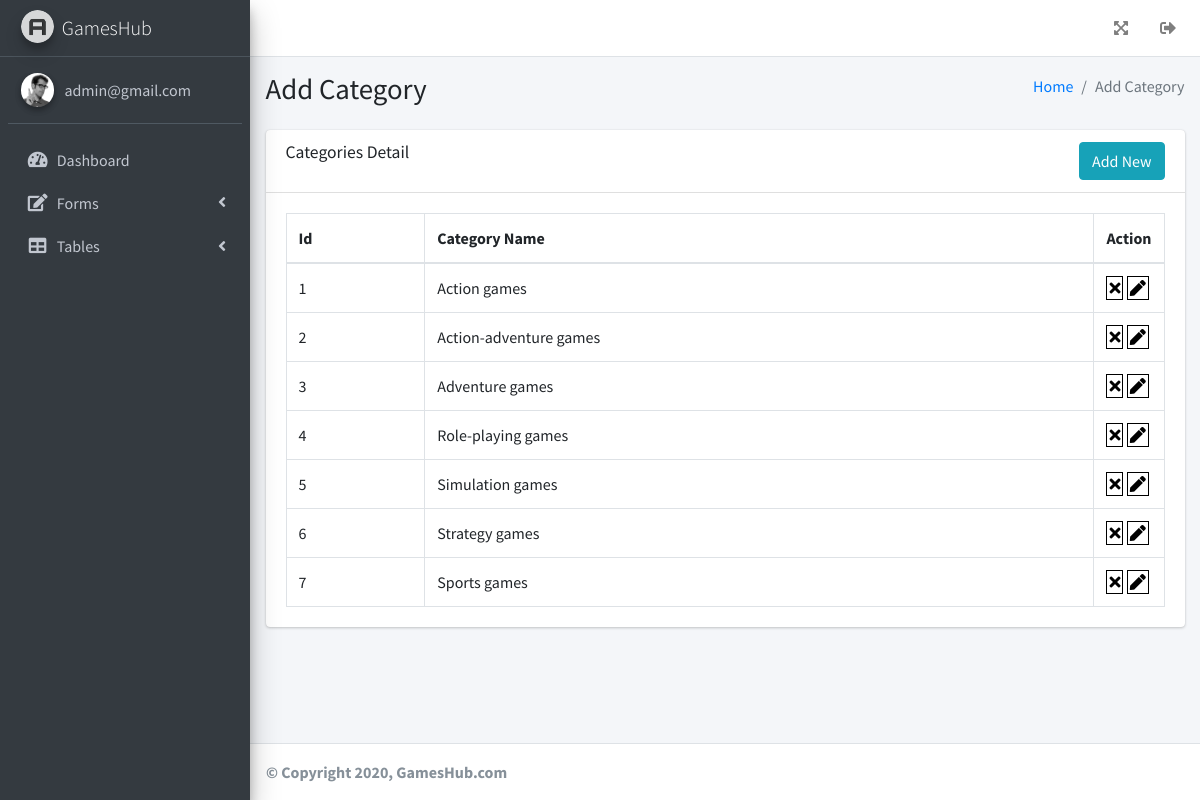
The page /admin/pages/tables/GetCategories.php (signed in) on the database its author committed.
### tables this page shows
CREATE TABLE `category` (
  `id` int(11) NOT NULL,
  `category_name` varchar(255) NOT NULL
);

### admin/pages/tables/GetCategories.php (the view, shortened to what this page needs)
<?php
include("../database.php");
include("../layout/header.php");
include("../layout/sidebar.php");
$sql = "SELECT * FROM category";
$result = mysqli_query($db,$sql);
$count = mysqli_num_rows($result);
?>
<div class="content-wrapper">
  <section class="content-header">
    <div class="container-fluid">
      <div class="row mb-2">
        <div class="col-sm-6">
          <h1>Add Category</h1>
        </div>
        <div class="col-sm-6">
          <ol class="breadcrumb float-sm-right">
            <li class="breadcrumb-item"><a href="#">Home</a></li>
            <li class="breadcrumb-item active">Add Category</li>
          </ol>
        </div>
      </div>
    </div>
  </section>
  <section class="content">
    <div class="container-fluid">
      <div class="row">
        <div class="col-12">
          <div class="card">
            <div class="card-header">
              <h3 class="card-title"> Categories Detail</h3>
              <a class="btn btn-info" href="../forms/add_category.php" style="float:right;">Add New</a>
            </div>
            <div class="card-body">
              <table id="example2" class="table table-bordered table-hover">
                <thead>
                  <tr class="record">
                    <th>Id</th>
                    <th>Category Name</th>
                    <th>Action</th>
                  </tr>
                </thead>
                <tbody>
                  <?php
                  if(($count) > 0){
                    foreach($result as $key=> $val) { ?>
                      <tr>
                       <td><?php echo $val['id']; ?></td>
                       <td><?php echo $val['category_name']; ?></td>
                       <td style="width: 20px;"><a id="<?php echo $val['id']; ?>" class="iconbox delete"><i class="fa fa-times" aria-hidden="true"></i></a>
                        <a href="../forms/edit_category.php?catid=<?php echo $val['id']; ?>" class="iconbox"><i class="fa fa-pen" aria-hidden="true"></i></a>
                      </td>
                    </tr>
                  <?php } }?>
                </tbody>
              </table>
            </div>
          </div>
        </div>
      </div>
    </div>
  </section>
</div>
<?php  include("../layout/footer.php"); ?>
</body>
</html>

### admin/pages/tables/GetCategories.php (style rules this page uses)
a.iconbox { padding: 1px 2px; border: 1px solid black; color: #000; }
.content-wrapper { width: unset; }

### rows shown on the page
category: id "1", category_name "Action games"
category: id "2", category_name "Action-adventure games"
category: id "3", category_name "Adventure games"
category: id "4", category_name "Role-playing games"
category: id "5", category_name "Simulation games"
category: id "6", category_name "Strategy games"
category: id "7", category_name "Sports games"

### other values the page prints
$_SESSION['admin'] "admin@gmail.com"
